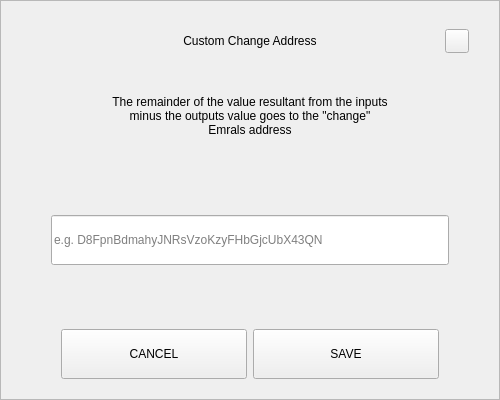
<?xml version="1.0" encoding="UTF-8"?>
<ui version="4.0">
 <class>SendChangeAddressDialog</class>
 <widget class="QDialog" name="SendChangeAddressDialog">
  <property name="geometry">
   <rect>
    <x>0</x>
    <y>0</y>
    <width>500</width>
    <height>400</height>
   </rect>
  </property>
  <property name="windowTitle">
   <string>Dialog</string>
  </property>
  <layout class="QVBoxLayout" name="verticalLayout">
   <property name="spacing">
    <number>0</number>
   </property>
   <property name="leftMargin">
    <number>0</number>
   </property>
   <property name="topMargin">
    <number>0</number>
   </property>
   <property name="rightMargin">
    <number>0</number>
   </property>
   <property name="bottomMargin">
    <number>0</number>
   </property>
   <item>
    <widget class="QFrame" name="frame">
     <property name="styleSheet">
      <string notr="true"/>
     </property>
     <property name="frameShape">
      <enum>QFrame::StyledPanel</enum>
     </property>
     <property name="frameShadow">
      <enum>QFrame::Raised</enum>
     </property>
     <layout class="QVBoxLayout" name="verticalLayout_2" stretch="0,0,0,0,0,0,0">
      <property name="spacing">
       <number>0</number>
      </property>
      <property name="leftMargin">
       <number>30</number>
      </property>
      <property name="topMargin">
       <number>20</number>
      </property>
      <property name="rightMargin">
       <number>30</number>
      </property>
      <property name="bottomMargin">
       <number>20</number>
      </property>
      <item>
       <layout class="QHBoxLayout" name="horizontalLayout_3">
        <property name="spacing">
         <number>0</number>
        </property>
        <item>
         <spacer name="horizontalSpacer_2">
          <property name="orientation">
           <enum>Qt::Horizontal</enum>
          </property>
          <property name="sizeHint" stdset="0">
           <size>
            <width>40</width>
            <height>20</height>
           </size>
          </property>
         </spacer>
        </item>
        <item>
         <widget class="QLabel" name="labelTitle">
          <property name="minimumSize">
           <size>
            <width>0</width>
            <height>40</height>
           </size>
          </property>
          <property name="maximumSize">
           <size>
            <width>16777215</width>
            <height>40</height>
           </size>
          </property>
          <property name="styleSheet">
           <string notr="true">padding-left:24px;</string>
          </property>
          <property name="text">
           <string>Custom Change Address</string>
          </property>
          <property name="alignment">
           <set>Qt::AlignCenter</set>
          </property>
          <property name="margin">
           <number>7</number>
          </property>
         </widget>
        </item>
        <item>
         <spacer name="horizontalSpacer">
          <property name="orientation">
           <enum>Qt::Horizontal</enum>
          </property>
          <property name="sizeHint" stdset="0">
           <size>
            <width>40</width>
            <height>20</height>
           </size>
          </property>
         </spacer>
        </item>
        <item>
         <widget class="QPushButton" name="btnEsc">
          <property name="minimumSize">
           <size>
            <width>24</width>
            <height>24</height>
           </size>
          </property>
          <property name="maximumSize">
           <size>
            <width>24</width>
            <height>24</height>
           </size>
          </property>
          <property name="focusPolicy">
           <enum>Qt::NoFocus</enum>
          </property>
          <property name="text">
           <string/>
          </property>
         </widget>
        </item>
       </layout>
      </item>
      <item>
       <spacer name="verticalSpacer_2">
        <property name="orientation">
         <enum>Qt::Vertical</enum>
        </property>
        <property name="sizeType">
         <enum>QSizePolicy::Fixed</enum>
        </property>
        <property name="sizeHint" stdset="0">
         <size>
          <width>20</width>
          <height>20</height>
         </size>
        </property>
       </spacer>
      </item>
      <item alignment="Qt::AlignHCenter">
       <widget class="QLabel" name="labelMessage">
        <property name="minimumSize">
         <size>
          <width>0</width>
          <height>70</height>
         </size>
        </property>
        <property name="text">
         <string>The remainder of the value resultant from the inputs minus the outputs value goes to the &quot;change&quot; Emrals address</string>
        </property>
        <property name="alignment">
         <set>Qt::AlignCenter</set>
        </property>
        <property name="wordWrap">
         <bool>true</bool>
        </property>
       </widget>
      </item>
      <item>
       <spacer name="verticalSpacer_3">
        <property name="orientation">
         <enum>Qt::Vertical</enum>
        </property>
        <property name="sizeHint" stdset="0">
         <size>
          <width>20</width>
          <height>40</height>
         </size>
        </property>
       </spacer>
      </item>
      <item>
       <layout class="QHBoxLayout" name="horizontalLayout_2">
        <property name="spacing">
         <number>0</number>
        </property>
        <property name="leftMargin">
         <number>20</number>
        </property>
        <property name="rightMargin">
         <number>20</number>
        </property>
        <item>
         <widget class="QLineEdit" name="lineEditAddress">
          <property name="minimumSize">
           <size>
            <width>0</width>
            <height>50</height>
           </size>
          </property>
          <property name="placeholderText">
           <string notr="true">e.g. D8FpnBdmahyJNRsVzoKzyFHbGjcUbX43QN</string>
          </property>
         </widget>
        </item>
       </layout>
      </item>
      <item>
       <spacer name="verticalSpacer">
        <property name="orientation">
         <enum>Qt::Vertical</enum>
        </property>
        <property name="sizeHint" stdset="0">
         <size>
          <width>20</width>
          <height>40</height>
         </size>
        </property>
       </spacer>
      </item>
      <item>
       <layout class="QHBoxLayout" name="horizontalLayout" stretch="2,2">
        <property name="spacing">
         <number>6</number>
        </property>
        <property name="leftMargin">
         <number>30</number>
        </property>
        <property name="rightMargin">
         <number>30</number>
        </property>
        <item>
         <widget class="QPushButton" name="btnCancel">
          <property name="minimumSize">
           <size>
            <width>180</width>
            <height>50</height>
           </size>
          </property>
          <property name="focusPolicy">
           <enum>Qt::NoFocus</enum>
          </property>
          <property name="text">
           <string>CANCEL</string>
          </property>
         </widget>
        </item>
        <item>
         <widget class="QPushButton" name="btnSave">
          <property name="minimumSize">
           <size>
            <width>180</width>
            <height>50</height>
           </size>
          </property>
          <property name="focusPolicy">
           <enum>Qt::NoFocus</enum>
          </property>
          <property name="text">
           <string>SAVE</string>
          </property>
         </widget>
        </item>
       </layout>
      </item>
     </layout>
    </widget>
   </item>
  </layout>
 </widget>
 <resources/>
 <connections/>
</ui>
